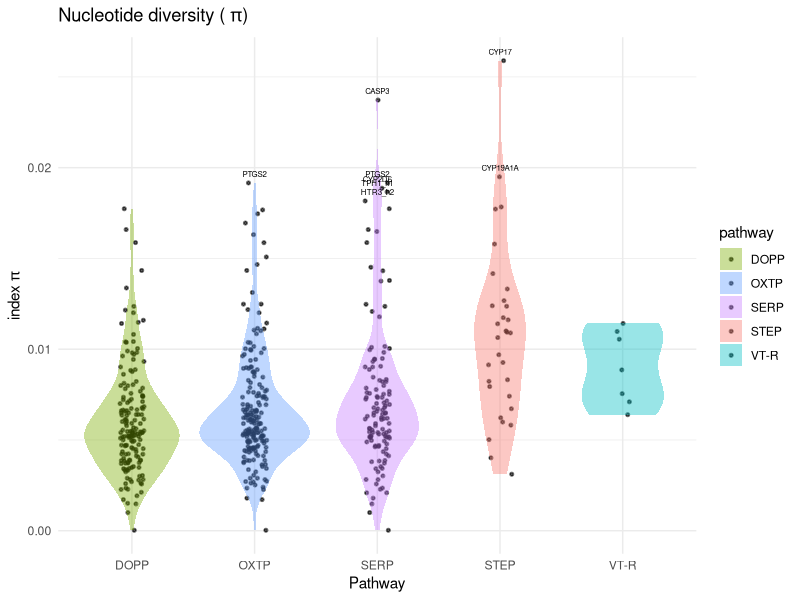
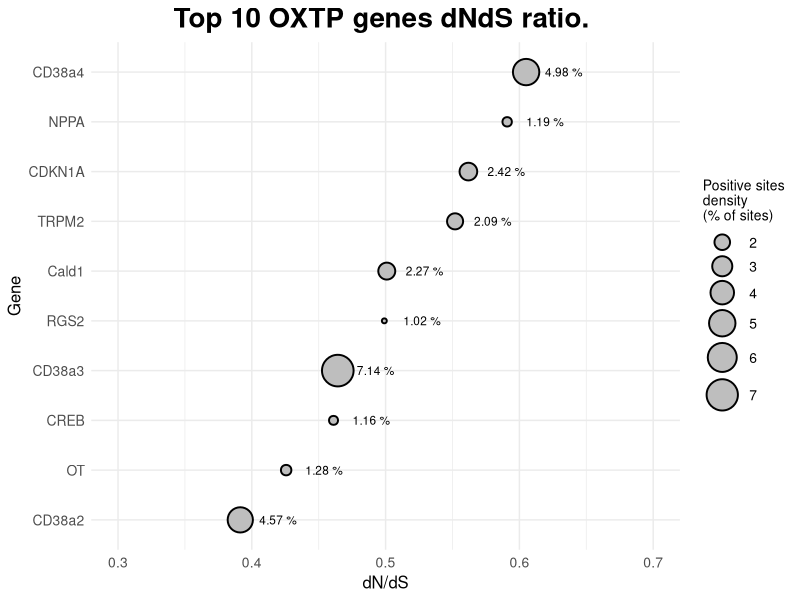
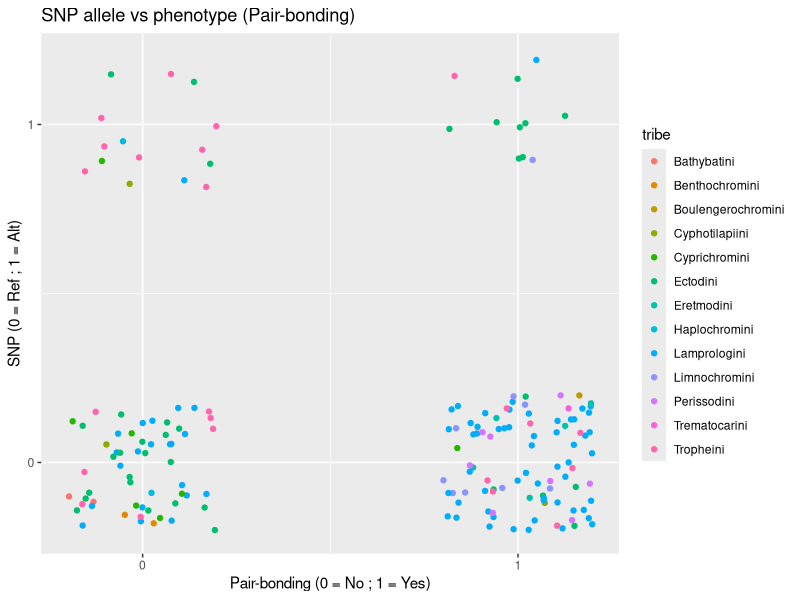
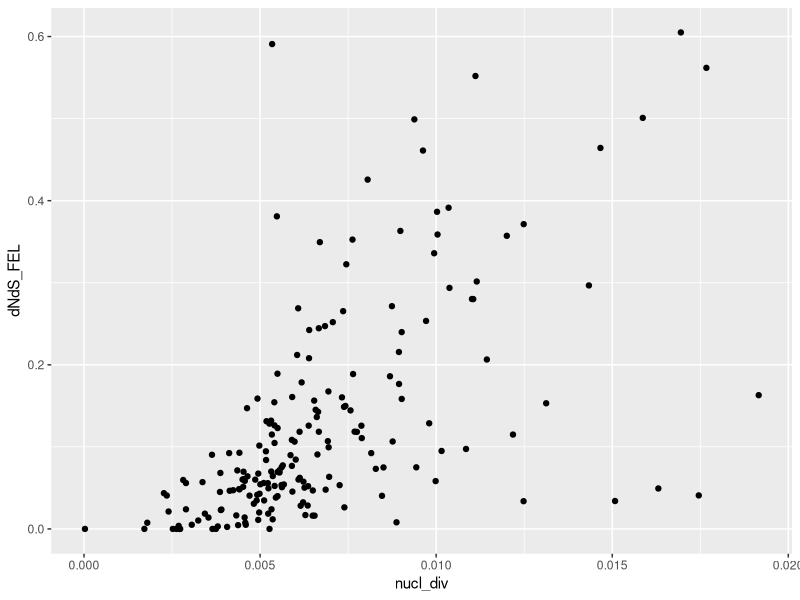

These charts were generated, in order, by the following R code:
## ---- chunk 1
knitr::opts_chunk$set(echo = TRUE)
## ---- chunk 2
pathways <- read.table(file = "datasets/dataset_overview_pathways.txt", sep = "\t", header = T, stringsAsFactors = T)
## ---- chunk 3
str(pathways)
## ---- chunk 4
summary(pathways)
## ---- chunk 5
library("ggplot2", verbose = F)
library("dplyr", verbose = F)
# Load data
pathgen <- read.csv("datasets/dataset_overview_genes.txt", sep = "\t", header = T)
# Select column to plot
colnames(pathgen)
column_pl <- "nucl_div"
# Group by pathway
pg_by_pway <- group_by(pathgen, pathway)
# Remove NAs for the column of interest
pg_na <- pg_by_pway[!(is.na(paste("dfg$", column_pl, sep = ""))), ]
# Violin plot variable
colors_pways <- c("STEP" = "#F8766D", "DOPP" = "#7CAE00", "VT-R" = "#00BFC4", "SERP" = "#C77CFF", "OXTP" = "#619CFF") # Assign a color to each pathway
plot_pi <- ggplot(pg_na, aes(x=pathway, y=nucl_div, fill=pathway)) +
  geom_point(aes(color=pathway), position=position_jitter(width=0.1), size=0.5, alpha=0.6, stroke = 0.9, color = "black") +
  scale_fill_manual(values = colors_pways, ) +
  scale_color_manual(values = colors_pways) +
  geom_violin(alpha = 0.4, color = "transparent")+
  geom_text(data = subset(pg_na, nucl_div > 0.018), aes(label = gene), vjust = -1, size = 2) + # Label filter points
  theme_minimal()+
  labs(x="Pathway", y="index"~pi*"")+
  ggtitle("Nucleotide diversity ("~pi*")")
# Display plot
plot_pi
# Summary statistics of each pathway
by(pg_na$nucl_div, pg_na$pathway, summary)
## ---- chunk 6
library("ggplot2", verbose = F)
library("dplyr", verbose = F)
df_top10 <- read.csv("datasets/oxtp_FEL_dNdS.txt", header = T, sep = "\t")
#Rename columns and select the ones required
colnames(df_top10) <- c("gene", "dNdS", "pos_sites", "total_sites", "site_density")
df_top10_f <-df_top10[1:10,]
df_top10_f <- select(df_top10_f, c(gene, dNdS, site_density))
df_top10_f$site_density <- round(df_top10_f$site_density, round(2)) # Round to 2 decimals

#Order by w value
df_s <- df_top10_f[order(df_top10_f$dNdS, decreasing = T), ]
gene_order = c(df_s$gene)
df_top10_f$gene <- factor(df_top10_f$gene, levels = rev(gene_order))

#Plot
dNdS_top10 <- ggplot(df_top10_f, aes(x = gene, y = dNdS)) +
  geom_segment(aes(x = gene, xend = gene, y = 0.2, yend = dNdS), linetype=2, color = "black", linewidth = 0.6) +
  geom_point(aes(size = site_density), fill = "gray", color = "black", shape = 21, alpha = 1, stroke = 1) +
  geom_text(aes(label = paste(site_density, " %", sep = "")), size = 3, color = "black", hjust = -0.5) +
  scale_size(range = c(1, 10)) +
  labs(title = "Top 10 OXTP genes dNdS ratio. ",
       x = "Gene",
       y = "dN/dS",
       size = "Positive sites\ndensity\n(% of sites)") +
  ylim(0.3, 0.7) +
  theme_minimal() +
  theme(plot.title = element_text(hjust = 0.5, size = 20, face = "bold"),
        axis.title = element_text(size = 12),
        axis.text = element_text(size = 10),
        legend.title = element_text(size = 10),
        legend.text = element_text(size = 10)) + 
  coord_flip()

dNdS_top10
# Summary
summary(df_top10_f)
## ---- chunk 7
library("ggplot2", verbose = F)
library("dplyr", verbose = F)

df <- read.csv("datasets/EGFR_19907494_PB_BT.txt", sep = "\t")
df2 <- read.csv("datasets/spp-tribe.txt", sep = "\t")

colnames(df) <- c("spp", "PB", "SNP")

# Merge the 2 data frames to link species and tribes
df_final <- inner_join(df, df2, by="spp")

#Plot
SNP_vs_PB <- ggplot(df_final, aes(x = PB, y = SNP, color = tribe)) +
  geom_point(position=position_jitter(width=0.2, height = 0.2)) +
  scale_x_continuous(breaks = c(0, 1), limits = c(-0.2, 1.2)) +
  scale_y_continuous(breaks = c(0, 1), limits = c(-0.2, 1.2)) +
  labs(title = "SNP allele vs phenotype (Pair-bonding)",
       x = "Pair-bonding (0 = No ; 1 = Yes)",
       y = "SNP (0 = Ref ; 1 = Alt)")

SNP_vs_PB
## ---- chunk 8
library("ggplot2", verbose = F)
library("dplyr", verbose = F)
# Load data
dataset <- read.csv("datasets/dataset_overview_genes.txt", sep = "\t", header = T)
# Select pathway
df_oxtp <- dataset[dataset$pathway == "OXTP",]
# Plot
ggplot(df_oxtp, aes(x=nucl_div, y=dNdS_FEL)) +
  geom_point()
# Corelation
oxtp_cor <- cor.test(df_oxtp$nucl_div, df_oxtp$dNdS_FEL, method = 'spearman')
print(oxtp_cor)

# Corelation test for the other pathways (all individually)
df_dopp <- dataset[dataset$pathway == "DOPP",]
df_serp <- dataset[dataset$pathway == "SERP",]
df_step <- dataset[dataset$pathway == "STEP",]
df_vtr <- dataset[dataset$pathway == "VT-R",]

dopp_cor <- cor.test(df_dopp$nucl_div, df_dopp$dNdS_FEL, method = 'spearman')
serp_cor <- cor.test(df_serp$nucl_div, df_serp$dNdS_FEL, method = 'spearman')
step_cor <- cor.test(df_step$nucl_div, df_step$dNdS_FEL, method = 'spearman')
vtr_cor <- cor.test(df_vtr$nucl_div, df_vtr$dNdS_FEL, method = 'spearman')

print(dopp_cor)
print(serp_cor)
print(step_cor)
print(vtr_cor)
